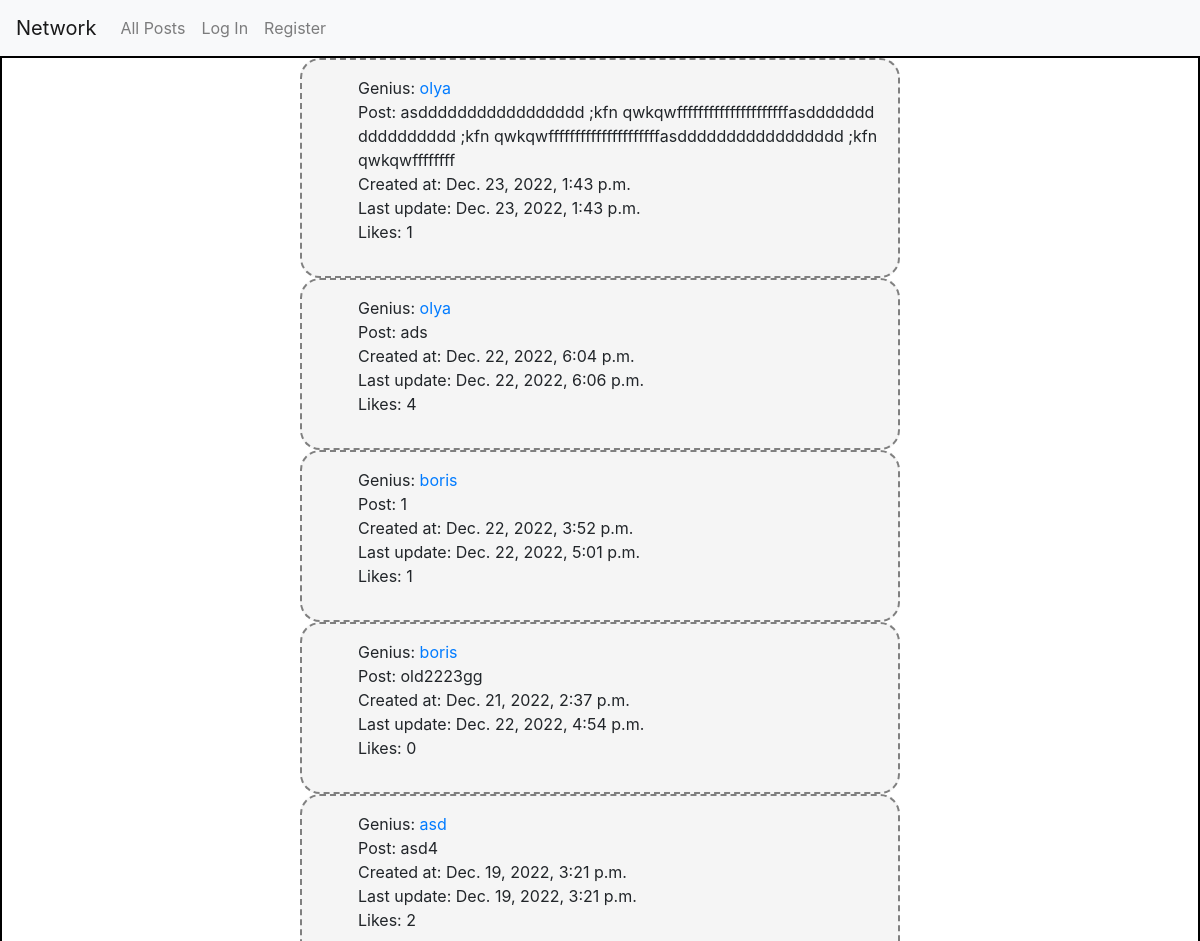
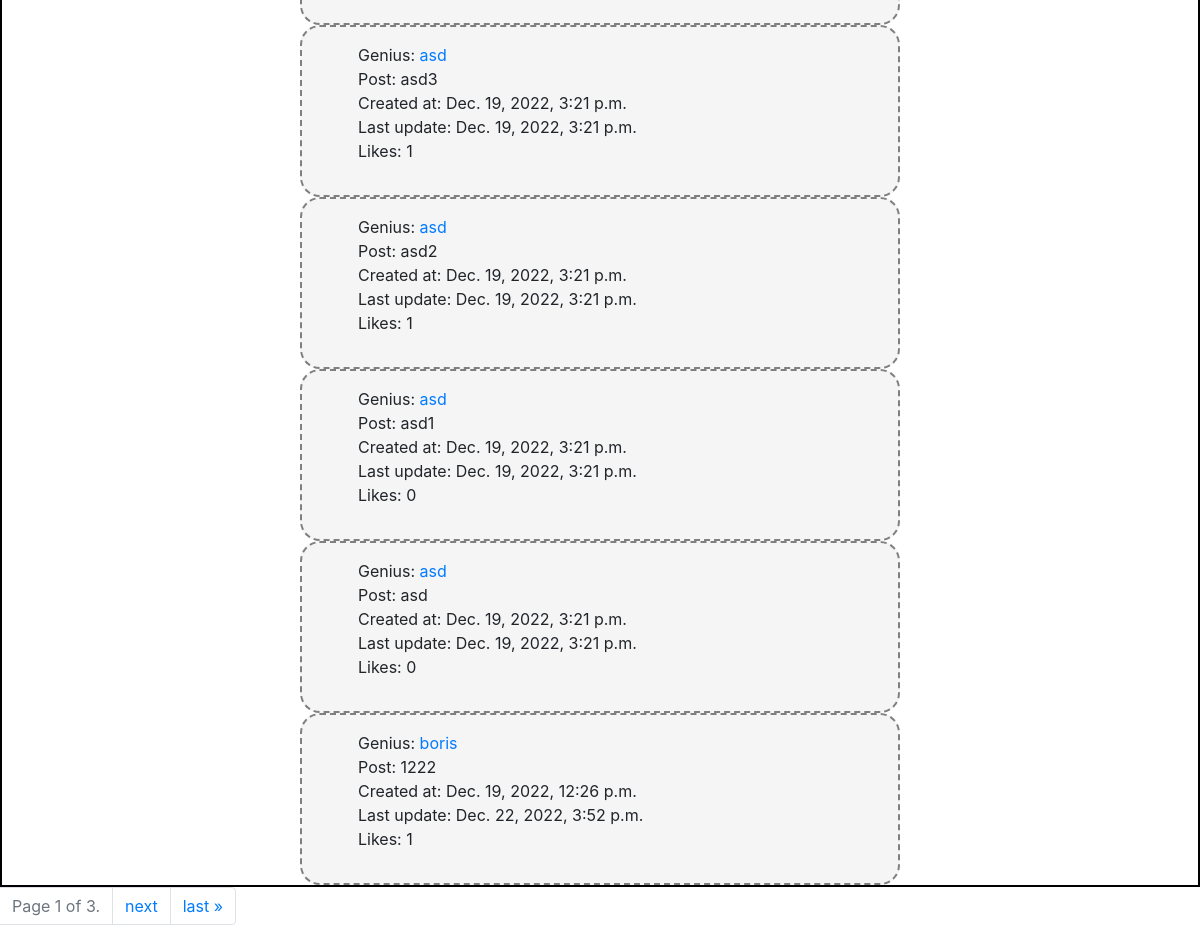
Before: / with the older database file (2 pictures, top to bottom).
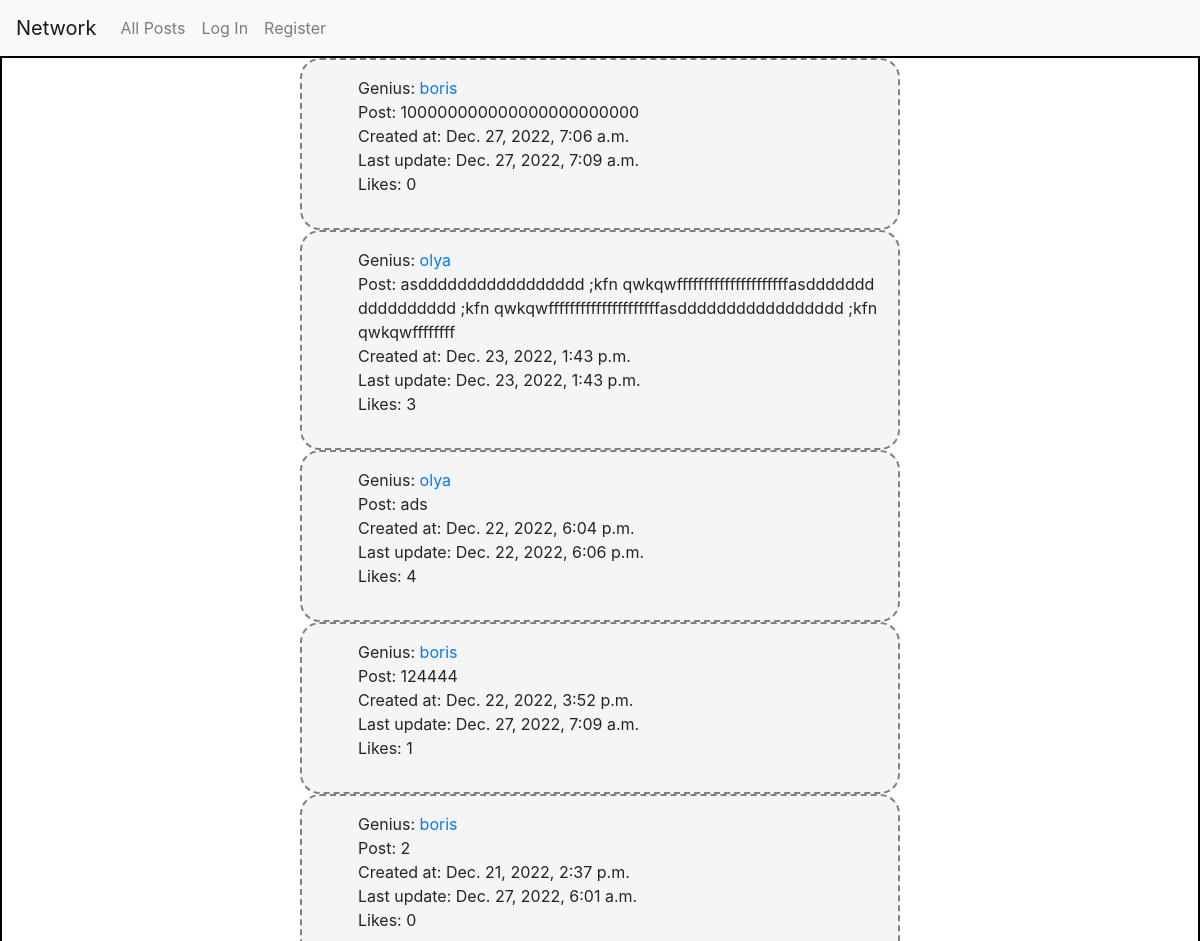
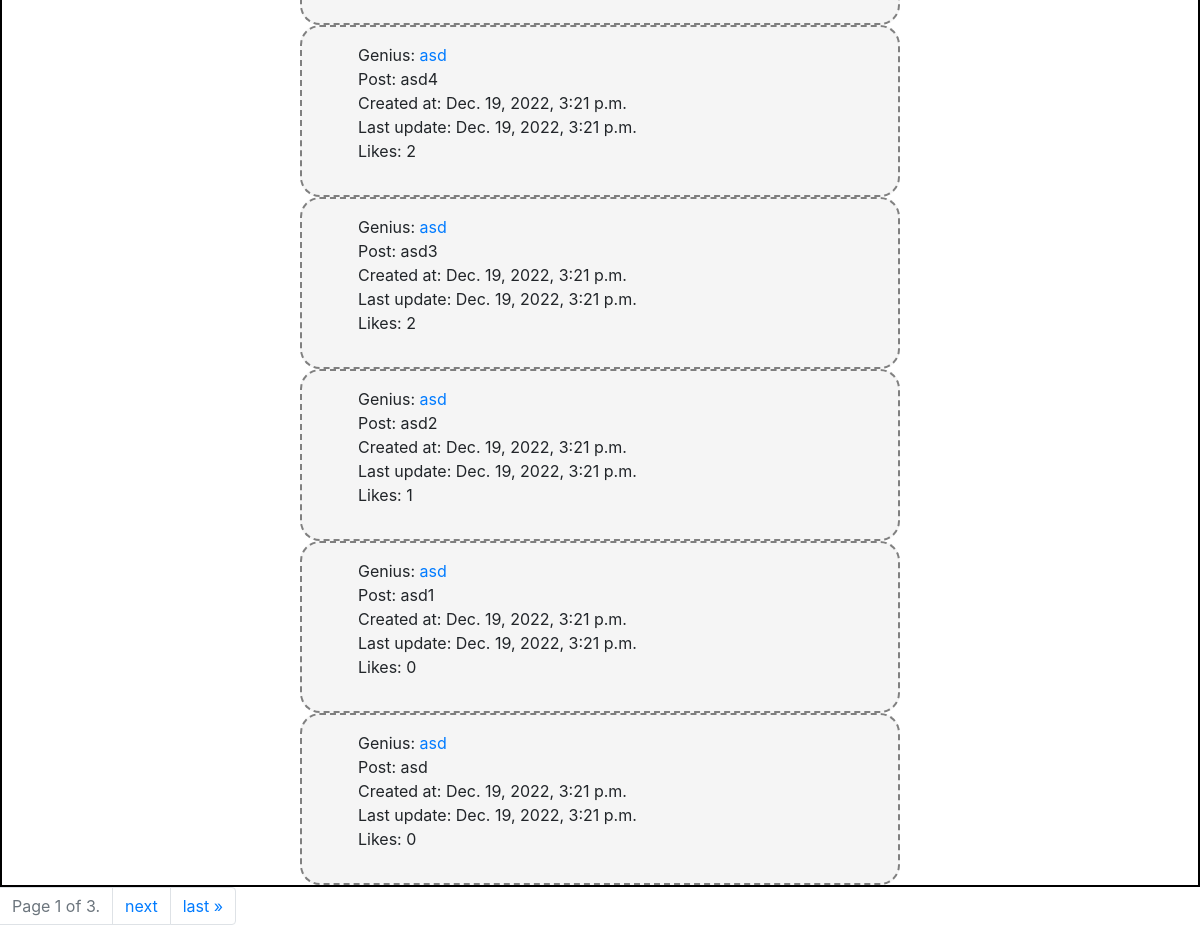
After: the same page with the newer database file (2 pictures, top to bottom).
### network/models.py (models this page shows)
class Post(models.Model):
    author = models.ForeignKey(User, on_delete=models.CASCADE)
    text = models.CharField(max_length=140, blank=False)
    created_at = models.DateTimeField(auto_now_add=True)
    updated_at = models.DateTimeField(auto_now=True)
    liked_by = models.ManyToManyField(User, blank=True, related_name='liked_posts')

class User(AbstractUser):
    followed_by = models.ManyToManyField('self', symmetrical=False, related_name='is_following', blank=True)
    pass

### network/views.py (the view)
# urls.py: path("", views.PostsPages.as_view(), name='index'),
class PostsPages(ListView):
    model = Post
    paginate_by = 10
    template_name = 'network/index.html'
    def get_context_data(self, **kwargs):
            context = super().get_context_data(**kwargs)
            context['form'] = PostForm()
            context['posts'] = Post.objects.all().order_by('-created_at')
            return context
    def get_ordering(self):
        return ['-created_at']

### network/templates/network/index.html (shortened to what this page needs)
{% extends "network/layout.html" %} {% load static %} {% block body %}
<div id="container">
  <div class="posts-div">
    <div class="posts">
      {% for post in page_obj %}
      <div class="post" id='post{{post.pk}}'>
        <ul>
          <li>Genius: <a href="{% url 'profile' post.author %}">{{post.author}} <a></li>
          <li class='post-text'>Post: {{post.text}}</li>
          <li>Created at: {{post.created_at}}</li>
          <li>Last update: {{post.updated_at}}</li>
          <li class='likes'>Likes: {{post.liked_by.all | length}}</li>
        </ul>
      </div>
      {% endfor %}
    </div>
  </div>
</div>
<nav aria-label="Page navigation example">
  <ul class="pagination">
<li class="page-item disabled"> <a href="#" class="page-link">
  Page {{ page_obj.number }} of {{ page_obj.paginator.num_pages }}.
</a>
</li>
{% if page_obj.has_next %}
<li class="page-item"><a class="page-link" href="?page={{ page_obj.next_page_number }}">next</a> </li>
<li class="page-item"><a class="page-link" href="?page={{ page_obj.paginator.num_pages }}">last &raquo;</a></li>
{% endif %}
</ul>
</nav>
{% endblock %}

### network/templates/network/layout.html (shortened to what this page needs)
{% load static %}
<!DOCTYPE html>
<html lang="en">
    <head>
        <link rel="stylesheet" href="https://stackpath.bootstrapcdn.com/bootstrap/4.4.1/css/bootstrap.min.css">
        <link href="{% static 'network/styles.css' %}" rel="stylesheet">
    </head>
    <body>
        <nav class="navbar navbar-expand-lg navbar-light bg-light">
            <a class="navbar-brand" href="{% url 'index' %}">Network</a>
            <div>
              <ul class="navbar-nav mr-auto">
                <li class="nav-item">
                  <a class="nav-link" href="{% url 'index' %}">All Posts</a>
                </li>
                {% if user.is_authenticated %}
                    <li class="nav-item">
                        <a class="nav-link" href="{% url 'following' %}">Following</a>
                    </li>
                    <li class="nav-item">
                        <a class="nav-link" href="{% url 'logout' %}">Log Out</a>
                    </li>
                {% else %}
                    <li class="nav-item">
                        <a class="nav-link" href="{% url 'login' %}">Log In</a>
                    </li>
                    <li class="nav-item">
                        <a class="nav-link" href="{% url 'register' %}">Register</a>
                    </li>
                {% endif %}
              </ul>
            </div>
          </nav>
        <div class="body">
            {% block body %}
            {% endblock %}
        </div>
    </body>
</html>

### network/static/network/styles.css (style rules this page uses)
html, body { margin: 0; padding: 0; }
#container { display: flex; flex-direction: column; flex-wrap: wrap; }
.posts { display: flex; flex-direction: column; flex-wrap: wrap; border: 2px solid rgb(0, 0, 0); }
.post { background-color: whitesmoke; padding: 1rem; display: flex; border: 2px dashed gray; flex-wrap: wrap; flex: 1; border-radius: 20px; width: 600px; margin: 0px auto; }
.post ul { list-style: none; }
.post li { word-break: break-all; }

Changed rows visible on the page:
no longer on this page (row unchanged): Post: author "boris", text "1222", created_at "Dec. 19, 2022, 12:26 p.m.", updated_at "Dec. 22, 2022, 3:52 p.m.", liked_by.all|length "1"
added Post: author "boris", text "100000000000000000000000", created_at "Dec. 27, 2022, 7:06 a.m.", updated_at "Dec. 27, 2022, 7:09 a.m.", liked_by.all|length "0"
computed for Post "Dec. 23, 2022, 1:43 p.m.": liked_by.all|length "1" → "3"
changed Post "Dec. 22, 2022, 3:52 p.m.": text "1" → "124444"; updated_at "Dec. 22, 2022, 5:01 p.m." → "Dec. 27, 2022, 7:09 a.m."
changed Post: text "old2223gg" → "2"; updated_at "Dec. 22, 2022, 4:54 p.m." → "Dec. 27, 2022, 6:01 a.m."
computed for Post "asd3": liked_by.all|length "1" → "2"
